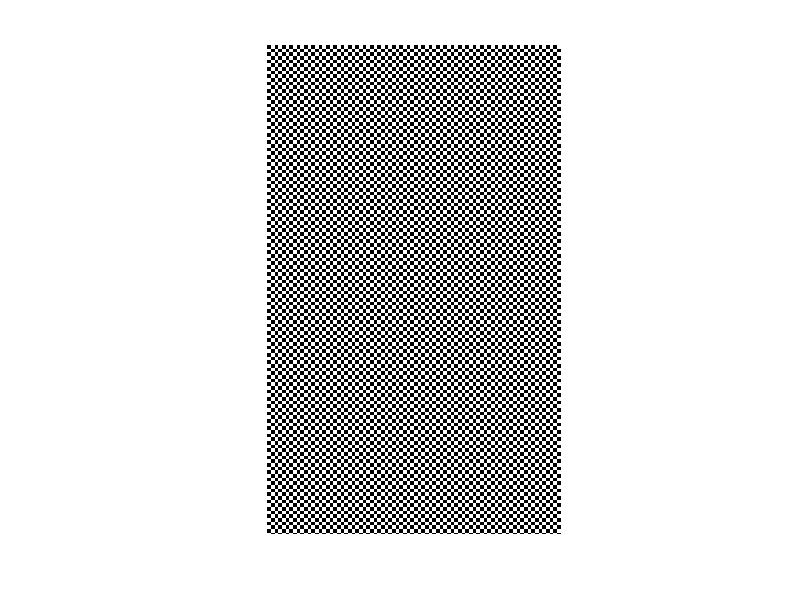

The MATLAB script that drew this image:
checkerfold = 'C:\Users\Christopher\Documents\NatSci\Year 4\Project\MATLAB\Checkerboards\';

width = 800;
height = 480;
pxGrd = 6;

board = zeros(width,height);

for i = 1:width
    for j = 1:height
        a=mod(floor((i-1)/pxGrd),2)==0;
        b=mod(floor((j-1)/pxGrd),2)==0;
        if xor(a,b)
            board(i,j)=255;
        end    

    end
end    

% save and show checkerboard
imwrite(board, strcat(checkerfold, "6.png"));
imshow(board);